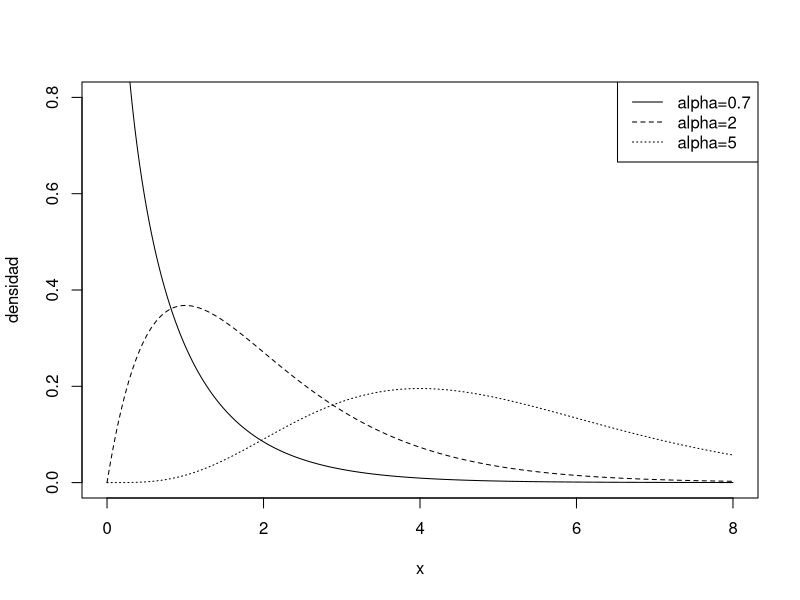

R code for this plot:
## ---- chunk 1
pgamma(2, shape = 4, rate = 3)
## ---- chunk 2
dgamma(2, shape = 4, rate = 3)
dgamma(2, shape = 4, scale = 1/3)
## ---- chunk 3
dgamma(2, shape = 4, rate = 3)
pgamma(2, shape = 4, rate = 3)
qgamma(0.95, shape = 4, rate = 3)
rgamma(5, shape = 4, rate = 3)
## ---- chunk 4
x <- seq(0, 8, length.out = 500)
plot(x, dgamma(x, 0.7, rate = 1), type = "l",
     ylim = c(0, 0.8), xlab = "x", ylab = "densidad")
lines(x, dgamma(x, 2, rate = 1), lty = 2)
lines(x, dgamma(x, 5, rate = 1), lty = 3)
legend("topright", legend = c("alpha=0.7", "alpha=2", "alpha=5"),
       lty = 1:3)
## ---- chunk 5
pweibull(1200, shape = 2, scale = 1000,
         lower.tail = FALSE)
## ---- chunk 6
dweibull(800, shape = 2, scale = 1000)
pweibull(800, shape = 2, scale = 1000)
qweibull(0.90, shape = 2, scale = 1000)
rweibull(5, shape = 2, scale = 1000)
## ---- chunk 7
pbeta(0.80, shape1 = 5, shape2 = 2,
      lower.tail = FALSE)
## ---- chunk 8
dbeta(0.7, shape1 = 5, shape2 = 2)
pbeta(0.7, shape1 = 5, shape2 = 2)
qbeta(0.95, shape1 = 5, shape2 = 2)
rbeta(5, shape1 = 5, shape2 = 2)
## ---- chunk 9
set.seed(2026)
xg <- rgamma(50000, shape = 4, rate = 3)
mean(xg)
var(xg)
c(media_teorica = 4/3,
  varianza_teorica = 4/9)
## ---- chunk 10
set.seed(2026)
k <- 2
eta <- 1000
xw <- rweibull(50000, shape = k, scale = eta)

media_w <- eta * gamma(1 + 1/k)
var_w <- eta^2 * (gamma(1 + 2/k) - gamma(1 + 1/k)^2)

c(media_empirica = mean(xw), media_teorica = media_w)
c(var_empirica = var(xw), var_teorica = var_w)
## ---- chunk 11
set.seed(2026)
a <- 5
b <- 2
xb <- rbeta(50000, a, b)

c(media_empirica = mean(xb),
  media_teorica = a/(a+b))
